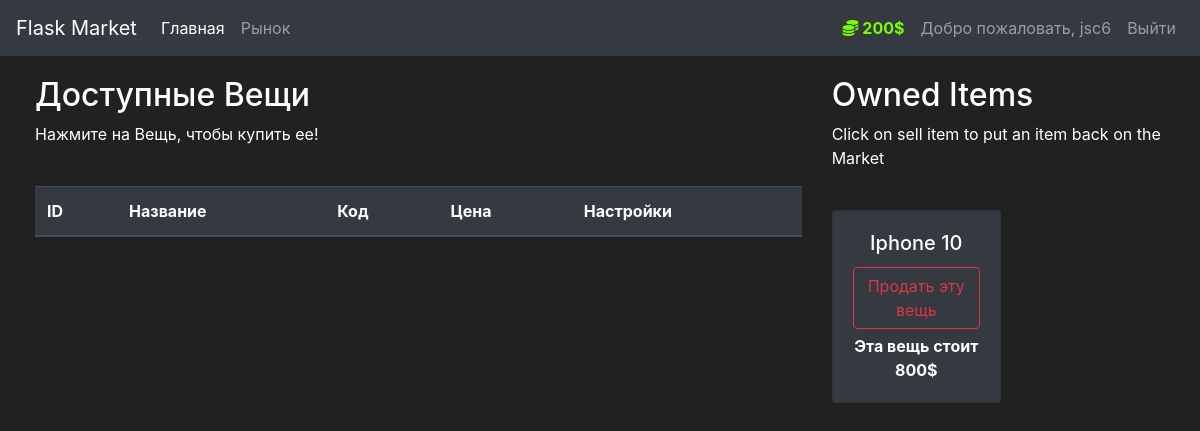
Page /market (signed in) on the committed database.
### market/models.py (models this page shows, shortened)
class User(db.Model, UserMixin):
    id = db.Column(db.Integer(), primary_key=True)
    username = db.Column(db.String(length=30), nullable=False, unique=True)
    email_address = db.Column(db.String(length=50), nullable=False, unique=True)
    password_hash = db.Column(db.String(length=60), nullable=False)
    budget = db.Column(db.Integer(), nullable=False, default=1000)
    items = db.relationship('Item', backref='owned_user', lazy=True)
    @property
    def prettier_budget(self):
        if len(str(self.budget)) >= 4:
            return f'{str(self.budget)[:-3]},{str(self.budget)[-3:]}$'
        else:
            return f"{self.budget}$"
    @property
    def password(self):
        return self.password

class Item(db.Model):
    id = db.Column(db.Integer(), primary_key=True)
    name = db.Column(db.String(length=30), nullable=False, unique=True)
    price = db.Column(db.Integer(), nullable=False)
    barcode = db.Column(db.String(length=12), nullable=False, unique=True)
    description = db.Column(db.String(length=1024), nullable=False, unique=True)
    owner = db.Column(db.Integer(), db.ForeignKey('user.id'))

### market/routes.py (the view, shortened to what this page needs)
@app.route('/market', methods=['GET', 'POST'])
@login_required
def market_page():
    purchase_form = PurchaseItemForm()
    selling_form = SellItemForm()
    if request.method == "GET":
        items = Item.query.filter_by(owner=None)
        owned_items = Item.query.filter_by(owner=current_user.id)
        return render_template('market.html', items=items, purchase_form=purchase_form, owned_items=owned_items,
                               selling_form=selling_form)

### market/models.py (called while the page is built)
@login_manager.user_loader
def load_user(user_id):
    return User.query.get(int(user_id))

### market/templates/market.html (shortened to what this page needs)
{% extends 'base.html' %}
{% block content %}
<div class="row" style="margin-top:20px; margin-left:20px">
   <div class="col-8">
       <h2>Доступные Вещи</h2>
       <p>Нажмите на Вещь, чтобы купить ее!</p>
       <br>
      <table class="table table-hover table-dark">
         <thead>
            <tr>
               <th scope="col">ID</th>
               <th scope="col">Название</th>
               <th scope="col">Код</th>
               <th scope="col">Цена</th>
               <th scope="col">Настройки</th>
            </tr>
         </thead>
      </table>
   </div>
   <div class="col-4">
        <h2>Owned Items</h2>
        <p>Click on sell item to put an item back on the Market</p>
        <br>
        <div class="row">
           {% for owned_item in owned_items %}
             <div class="col-md-6">
                 <div style="margin-bottom: 5px" class="card text-center bg-dark">
                      <div class="card-body">
                          <h5 class="card-title">{{ owned_item.name }}</h5>
                          <button type="button" class="btn btn-outline-danger" style="margin-bottom: 5px"
                                  data-toggle="modal" data-target="#Modal-SellingConfirm-{{ owned_item.id }}">
                              Продать эту вещь
                          </button>
                          <p class="card-text"><strong>
                              Эта вещь стоит {{ owned_item.price }}$
                          </strong></p>
                      </div>
                  </div>
             </div>
           {% endfor %}
        </div>
   </div>
</div>
{% endblock %}

### market/templates/base.html (shortened to what this page needs)
<!doctype html>
<html lang="en">
   <head>
      <link rel="stylesheet" href="https://cdn.jsdelivr.net/npm/bootstrap@4.5.3/dist/css/bootstrap.min.css">
   </head>
   <body>
    <nav class="navbar navbar-expand-md navbar-dark bg-dark">
      <a class="navbar-brand" href="#">Flask Market</a>
      <div class="collapse navbar-collapse" id="navbarNav">
        <ul class="navbar-nav mr-auto">
            <li class="nav-item active">
                <a class="nav-link" href="{{ url_for('home_page') }}">Главная <span class="sr-only">(current)</span></a>
            </li>
            <li class="nav-item">
                <a class="nav-link" href="{{ url_for('market_page') }}">Рынок</a>
            </li>
        </ul>
          {% if current_user.is_authenticated %}
            <ul class="navbar-nav">
                <li class="nav-item">
                    <a class="nav-link" style="color: lawngreen; font-weight: bold">
                        <i class="fas fa-coins"></i>
                        {{ current_user.prettier_budget }}
                    </a>
                </li>
                <li class="nav-item">
                    <a class="nav-link">Добро пожаловать, {{ current_user.username }}</a>
                </li>
                <li class="nav-item">
                    <a class="nav-link" href="{{ url_for('logout_page') }}">Выйти</a>
                </li>
            </ul>
          {% endif %}
      </div>
    </nav>
      {% block content %}
      {% endblock %}
   </body>
</html>

### market/templates/base.html (style rules this page uses)
body { background-color: #212121; color: white }

### rows in the picture
User: prettier_budget "200$", username "jsc6"
Item: name "Iphone 10", price "800"
